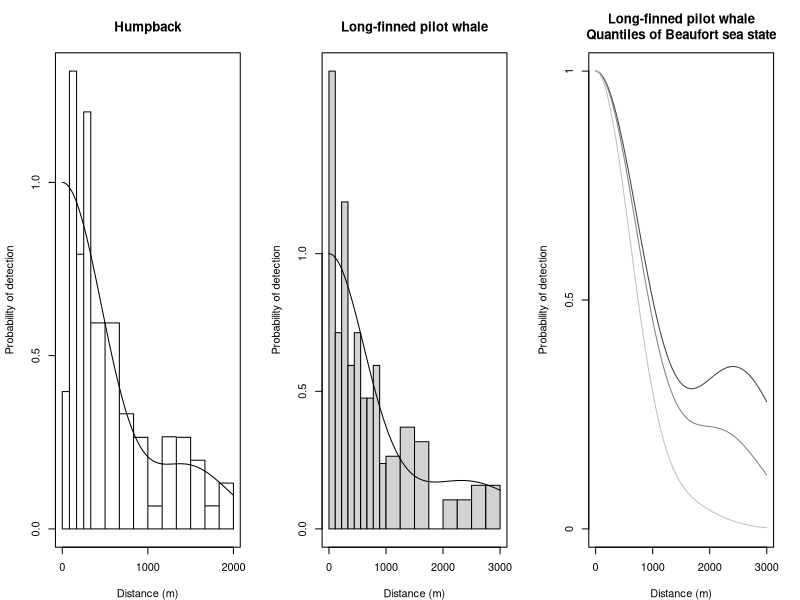

Here is the R script that generated this plot:
# generate figure 1....

# layout:
#  3 panels
#     1 - detection function humpback from Williams and Thomas w. hist
#     2 - average detection function pilot whale from Dan Pike w. hist
#     3 - levels of BSS covar for pilot whale from Dan Pike w.o. hist

#postscript(file="figure1.eps",width=7.5,height=3,paper="special",horizontal=FALSE)
pdf(file="figure1.pdf",width=7.5,height=3)

par(mfrow=c(1,3),mar=c(4,4.2,4,2))

# 1
# read in the plot data. 3 columns: histogram x coords, hist y coords, detfct
hb.plot<-read.table("humpback.txt")

# make the histogram
plot(hb.plot$V1,hb.plot$V2,type="l",axes=F,xlab="Distance (m)",
     ylab="Probability of detection",main="Humpback")
axis(2,at=c(0,0.5,1))
axis(1,at=c(0,1000,2000))
# add in the baseline and the first bar line
lines(x=c(2000,0,0),y=c(0,0,0.39636))

lines(x=hb.plot$V1,y=hb.plot$V3)
box()

#### Dan Pike
# 2
h.breaks<-c(seq(0,1000,len=10),seq(1250,3000,250)) 

dp.df<-read.table("danpike-detfct.txt")

dp.dat<-read.csv("../analyses/danpike.csv")
dp.dat<-dp.dat$distance[dp.dat$distance<=3000]

a<-hist(dp.dat,breaks=h.breaks,plot=F)

auh<-sum(a$density*diff(a$breaks))
auc<-sum(dp.df$V3[-1]*diff(dp.df$V1))

#dp.df$V3<-dp.df$V3*1/(auh/auc)

a$density<-a$density/(auh/auc)

plot(a,axes=F,xlab="Distance (m)",freq=FALSE,
     ylab="Probability of detection",main="Long-finned pilot whale")


#plot(dp.df$V1,dp.df$V2,type="l",axes=F,xlab="Distance (m)",
#     ylab="Probability of detection",main="Long-finned pilot whale")
axis(2,at=c(0,0.5,1))
axis(1,at=c(0,1000,2000,3000))
# add in the baseline and the first bar line
#lines(x=c(3000,0,0),y=c(0,0,1.1197))

lines(x=dp.df$V1,y=dp.df$V3)
box()

# 3
# quantiles at v2, v3, v4  are BSS=1.5,2.0,3.0 
dp.df<-read.table("danpike-covar.txt")

#auc<-sum(dp.df$V2[-1]*diff(dp.df$V1))
dp.df$V2<-dp.df$V2*(auh/auc)
#auc<-sum(dp.df$V3[-1]*diff(dp.df$V1))
dp.df$V3<-dp.df$V3*(auh/auc)
#auc<-sum(dp.df$V4[-1]*diff(dp.df$V1))
dp.df$V4<-dp.df$V4*(auh/auc)

ymax<-max(dp.df$V2,dp.df$V3,dp.df$V4)

plot(dp.df$V1,dp.df$V2,type="l",axes=F,xlab="Distance (m)",
     ylim=c(0,ymax),
     ylab="Probability of detection",main="Long-finned pilot whale\nQuantiles of Beaufort sea state",col=grey(0.25))
axis(2,at=c(0,ymax/2,ymax),labels=c(0,0.5,1))
axis(1,at=c(0,1000,2000,3000))

lines(x=dp.df$V1,y=dp.df$V3,col=grey(0.5))
lines(x=dp.df$V1,y=dp.df$V4,col=grey(0.75))
box()

dev.off()
